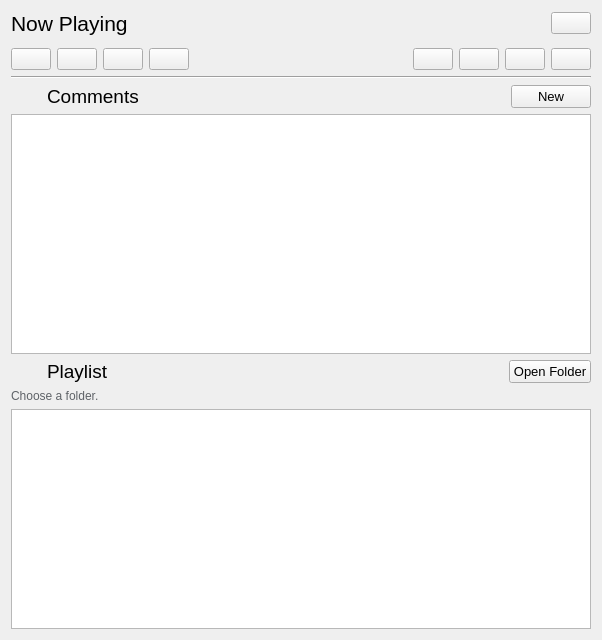
<?xml version="1.0" encoding="UTF-8"?>
<ui version="4.0">
 <class>ListPanel</class>
 <widget class="QWidget" name="ListPanel">
  <property name="geometry">
   <rect>
    <x>0</x>
    <y>0</y>
    <width>602</width>
    <height>640</height>
   </rect>
  </property>
  <property name="sizePolicy">
   <sizepolicy hsizetype="Preferred" vsizetype="Preferred">
    <horstretch>0</horstretch>
    <verstretch>0</verstretch>
   </sizepolicy>
  </property>
  <property name="windowTitle">
   <string>Form</string>
  </property>
  <layout class="QVBoxLayout" name="verticalLayout_3">
   <item>
    <layout class="QHBoxLayout" name="horizontalLayout_5">
     <item>
      <widget class="QLabel" name="NowPlayingLabel">
       <property name="font">
        <font>
         <family>Arial</family>
         <pointsize>16</pointsize>
        </font>
       </property>
       <property name="text">
        <string>Now Playing</string>
       </property>
      </widget>
     </item>
     <item>
      <widget class="QPushButton" name="CloseButton">
       <property name="sizePolicy">
        <sizepolicy hsizetype="Fixed" vsizetype="Fixed">
         <horstretch>0</horstretch>
         <verstretch>0</verstretch>
        </sizepolicy>
       </property>
       <property name="text">
        <string/>
       </property>
       <property name="icon">
        <iconset resource="images.qrc">
         <normaloff>:/images/close.png</normaloff>:/images/close.png</iconset>
       </property>
       <property name="iconSize">
        <size>
         <width>30</width>
         <height>30</height>
        </size>
       </property>
      </widget>
     </item>
    </layout>
   </item>
   <item>
    <widget class="QWidget" name="PlayingItemWidget" native="true">
     <property name="autoFillBackground">
      <bool>false</bool>
     </property>
     <layout class="QHBoxLayout" name="horizontalLayout_6">
      <property name="leftMargin">
       <number>0</number>
      </property>
      <property name="topMargin">
       <number>0</number>
      </property>
      <property name="rightMargin">
       <number>0</number>
      </property>
      <property name="bottomMargin">
       <number>0</number>
      </property>
     </layout>
    </widget>
   </item>
   <item>
    <layout class="QHBoxLayout" name="horizontalLayout_3">
     <item>
      <widget class="QPushButton" name="FavouriteButton">
       <property name="sizePolicy">
        <sizepolicy hsizetype="Fixed" vsizetype="Fixed">
         <horstretch>0</horstretch>
         <verstretch>0</verstretch>
        </sizepolicy>
       </property>
       <property name="text">
        <string/>
       </property>
       <property name="icon">
        <iconset resource="images.qrc">
         <normaloff>:/images/favorite.png</normaloff>:/images/favorite.png</iconset>
       </property>
       <property name="iconSize">
        <size>
         <width>30</width>
         <height>30</height>
        </size>
       </property>
      </widget>
     </item>
     <item>
      <widget class="QPushButton" name="FavouriteOnButton">
       <property name="sizePolicy">
        <sizepolicy hsizetype="Fixed" vsizetype="Fixed">
         <horstretch>0</horstretch>
         <verstretch>0</verstretch>
        </sizepolicy>
       </property>
       <property name="text">
        <string/>
       </property>
       <property name="icon">
        <iconset resource="images.qrc">
         <normaloff>:/images/favorite_fill_color.png</normaloff>:/images/favorite_fill_color.png</iconset>
       </property>
       <property name="iconSize">
        <size>
         <width>30</width>
         <height>30</height>
        </size>
       </property>
      </widget>
     </item>
     <item>
      <widget class="QPushButton" name="CollectButton">
       <property name="sizePolicy">
        <sizepolicy hsizetype="Fixed" vsizetype="Fixed">
         <horstretch>0</horstretch>
         <verstretch>0</verstretch>
        </sizepolicy>
       </property>
       <property name="text">
        <string/>
       </property>
       <property name="icon">
        <iconset resource="images.qrc">
         <normaloff>:/images/star.png</normaloff>:/images/star.png</iconset>
       </property>
       <property name="iconSize">
        <size>
         <width>30</width>
         <height>30</height>
        </size>
       </property>
      </widget>
     </item>
     <item>
      <widget class="QPushButton" name="CollectOnButton">
       <property name="sizePolicy">
        <sizepolicy hsizetype="Fixed" vsizetype="Fixed">
         <horstretch>0</horstretch>
         <verstretch>0</verstretch>
        </sizepolicy>
       </property>
       <property name="text">
        <string/>
       </property>
       <property name="icon">
        <iconset resource="images.qrc">
         <normaloff>:/images/star_fill_color.png</normaloff>:/images/star_fill_color.png</iconset>
       </property>
       <property name="iconSize">
        <size>
         <width>30</width>
         <height>30</height>
        </size>
       </property>
      </widget>
     </item>
     <item>
      <spacer name="horizontalSpacer">
       <property name="orientation">
        <enum>Qt::Horizontal</enum>
       </property>
       <property name="sizeHint" stdset="0">
        <size>
         <width>40</width>
         <height>20</height>
        </size>
       </property>
      </spacer>
     </item>
     <item>
      <widget class="QPushButton" name="CommentButton">
       <property name="sizePolicy">
        <sizepolicy hsizetype="Fixed" vsizetype="Fixed">
         <horstretch>0</horstretch>
         <verstretch>0</verstretch>
        </sizepolicy>
       </property>
       <property name="text">
        <string/>
       </property>
       <property name="icon">
        <iconset resource="images.qrc">
         <normaloff>:/images/comment_color.png</normaloff>:/images/comment_color.png</iconset>
       </property>
       <property name="iconSize">
        <size>
         <width>30</width>
         <height>30</height>
        </size>
       </property>
      </widget>
     </item>
     <item>
      <widget class="QPushButton" name="CommentOnButton">
       <property name="sizePolicy">
        <sizepolicy hsizetype="Fixed" vsizetype="Fixed">
         <horstretch>0</horstretch>
         <verstretch>0</verstretch>
        </sizepolicy>
       </property>
       <property name="text">
        <string/>
       </property>
       <property name="icon">
        <iconset resource="images.qrc">
         <normaloff>:/images/comment_fill_color.png</normaloff>:/images/comment_fill_color.png</iconset>
       </property>
       <property name="iconSize">
        <size>
         <width>30</width>
         <height>30</height>
        </size>
       </property>
      </widget>
     </item>
     <item>
      <widget class="QPushButton" name="PlaylistButton">
       <property name="sizePolicy">
        <sizepolicy hsizetype="Fixed" vsizetype="Fixed">
         <horstretch>0</horstretch>
         <verstretch>0</verstretch>
        </sizepolicy>
       </property>
       <property name="text">
        <string/>
       </property>
       <property name="icon">
        <iconset resource="images.qrc">
         <normaloff>:/images/playlist_color.png</normaloff>:/images/playlist_color.png</iconset>
       </property>
       <property name="iconSize">
        <size>
         <width>30</width>
         <height>30</height>
        </size>
       </property>
      </widget>
     </item>
     <item>
      <widget class="QPushButton" name="PlaylistOnButton">
       <property name="sizePolicy">
        <sizepolicy hsizetype="Fixed" vsizetype="Fixed">
         <horstretch>0</horstretch>
         <verstretch>0</verstretch>
        </sizepolicy>
       </property>
       <property name="text">
        <string/>
       </property>
       <property name="icon">
        <iconset resource="images.qrc">
         <normaloff>:/images/playlist_fill_color.png</normaloff>:/images/playlist_fill_color.png</iconset>
       </property>
       <property name="iconSize">
        <size>
         <width>30</width>
         <height>30</height>
        </size>
       </property>
      </widget>
     </item>
    </layout>
   </item>
   <item>
    <widget class="Line" name="line">
     <property name="orientation">
      <enum>Qt::Horizontal</enum>
     </property>
    </widget>
   </item>
   <item>
    <widget class="QWidget" name="CommentWidget" native="true">
     <layout class="QVBoxLayout" name="verticalLayout">
      <property name="leftMargin">
       <number>0</number>
      </property>
      <property name="topMargin">
       <number>0</number>
      </property>
      <property name="rightMargin">
       <number>0</number>
      </property>
      <property name="bottomMargin">
       <number>0</number>
      </property>
      <item>
       <layout class="QHBoxLayout" name="CommentTitleLayout">
        <item>
         <widget class="QLabel" name="CommentIconLabel">
          <property name="sizePolicy">
           <sizepolicy hsizetype="Fixed" vsizetype="Fixed">
            <horstretch>0</horstretch>
            <verstretch>0</verstretch>
           </sizepolicy>
          </property>
          <property name="maximumSize">
           <size>
            <width>30</width>
            <height>30</height>
           </size>
          </property>
          <property name="baseSize">
           <size>
            <width>0</width>
            <height>0</height>
           </size>
          </property>
          <property name="text">
           <string/>
          </property>
          <property name="pixmap">
           <pixmap resource="images.qrc">:/images/comment_fill_color.png</pixmap>
          </property>
          <property name="scaledContents">
           <bool>true</bool>
          </property>
         </widget>
        </item>
        <item>
         <widget class="QLabel" name="CommentLabel">
          <property name="font">
           <font>
            <family>Arial</family>
            <pointsize>14</pointsize>
           </font>
          </property>
          <property name="text">
           <string>Comments</string>
          </property>
         </widget>
        </item>
        <item>
         <widget class="QPushButton" name="NewCommentButton">
          <property name="sizePolicy">
           <sizepolicy hsizetype="Fixed" vsizetype="Fixed">
            <horstretch>0</horstretch>
            <verstretch>0</verstretch>
           </sizepolicy>
          </property>
          <property name="font">
           <font>
            <family>Arial</family>
            <pointsize>10</pointsize>
           </font>
          </property>
          <property name="text">
           <string>New</string>
          </property>
          <property name="icon">
           <iconset resource="images.qrc">
            <normaloff>:/images/add_comment.png</normaloff>:/images/add_comment.png</iconset>
          </property>
          <property name="iconSize">
           <size>
            <width>30</width>
            <height>30</height>
           </size>
          </property>
         </widget>
        </item>
       </layout>
      </item>
      <item>
       <widget class="QListWidget" name="CommentListWidget"/>
      </item>
     </layout>
    </widget>
   </item>
   <item>
    <widget class="QWidget" name="PlaylistWidget" native="true">
     <layout class="QVBoxLayout" name="verticalLayout_2">
      <property name="spacing">
       <number>6</number>
      </property>
      <property name="leftMargin">
       <number>0</number>
      </property>
      <property name="topMargin">
       <number>0</number>
      </property>
      <property name="rightMargin">
       <number>0</number>
      </property>
      <property name="bottomMargin">
       <number>0</number>
      </property>
      <item>
       <layout class="QHBoxLayout" name="PlaylistTitleLayout">
        <item>
         <widget class="QLabel" name="PlaylistIcon">
          <property name="sizePolicy">
           <sizepolicy hsizetype="Fixed" vsizetype="Fixed">
            <horstretch>0</horstretch>
            <verstretch>0</verstretch>
           </sizepolicy>
          </property>
          <property name="maximumSize">
           <size>
            <width>30</width>
            <height>30</height>
           </size>
          </property>
          <property name="baseSize">
           <size>
            <width>0</width>
            <height>0</height>
           </size>
          </property>
          <property name="text">
           <string/>
          </property>
          <property name="pixmap">
           <pixmap resource="images.qrc">:/images/playlist_fill_color.png</pixmap>
          </property>
          <property name="scaledContents">
           <bool>true</bool>
          </property>
         </widget>
        </item>
        <item>
         <widget class="QLabel" name="PlaylistLabel">
          <property name="font">
           <font>
            <family>Arial</family>
            <pointsize>14</pointsize>
           </font>
          </property>
          <property name="text">
           <string>Playlist</string>
          </property>
         </widget>
        </item>
        <item>
         <widget class="QPushButton" name="OpenFolderButton">
          <property name="sizePolicy">
           <sizepolicy hsizetype="Fixed" vsizetype="Fixed">
            <horstretch>0</horstretch>
            <verstretch>0</verstretch>
           </sizepolicy>
          </property>
          <property name="font">
           <font>
            <family>Arial</family>
            <pointsize>10</pointsize>
           </font>
          </property>
          <property name="text">
           <string>Open Folder</string>
          </property>
          <property name="icon">
           <iconset resource="images.qrc">
            <normaloff>:/images/folder.png</normaloff>:/images/folder.png</iconset>
          </property>
          <property name="iconSize">
           <size>
            <width>30</width>
            <height>30</height>
           </size>
          </property>
         </widget>
        </item>
       </layout>
      </item>
      <item>
       <widget class="QLabel" name="CurrentPathLabel">
        <property name="font">
         <font>
          <family>Arial</family>
         </font>
        </property>
        <property name="styleSheet">
         <string notr="true">color: rgb(95, 99, 104);</string>
        </property>
        <property name="text">
         <string>Choose a folder.</string>
        </property>
        <property name="textFormat">
         <enum>Qt::AutoText</enum>
        </property>
        <property name="wordWrap">
         <bool>true</bool>
        </property>
        <property name="margin">
         <number>2</number>
        </property>
       </widget>
      </item>
      <item>
       <widget class="QListWidget" name="PlaylistListWidget"/>
      </item>
     </layout>
    </widget>
   </item>
  </layout>
 </widget>
 <resources>
  <include location="images.qrc"/>
 </resources>
 <connections/>
</ui>
